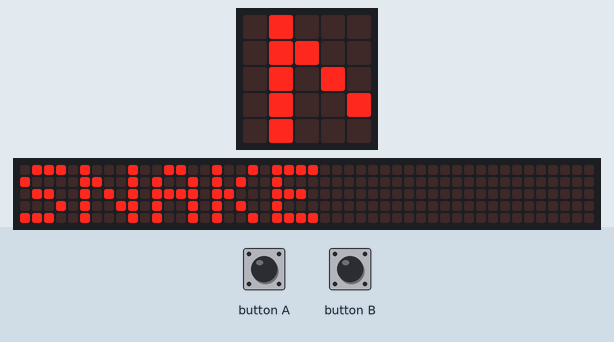
The program below on a simulated BBC micro:bit running MicroPython. Shown: the board's 5×5 LED display, a strip that is not on the board, showing the scrolling text unrolled. The test bench sets the inputs (shaded band). Random numbers come from a fixed seed; the 48×5 strip is a reading aid, not a part: it shows the text the display is scrolling, unrolled, one strip-width of it at a time.

Above: at 1.27 s.
1.3 s: button A pressed for 0.15 s
2.0 s: button B pressed for 0.15 s
2.7 s: button A pressed for 1 s
4.3 s: button B pressed for 1 s
At 5.3 s:
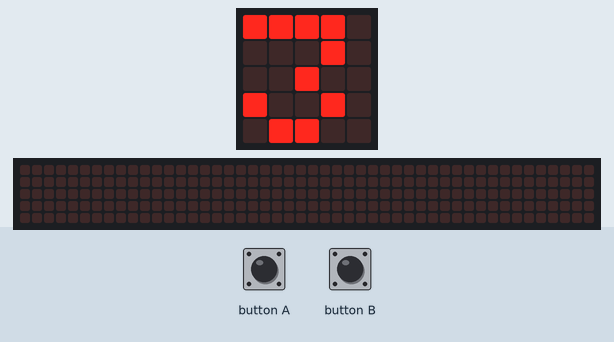
At 8.0 s:
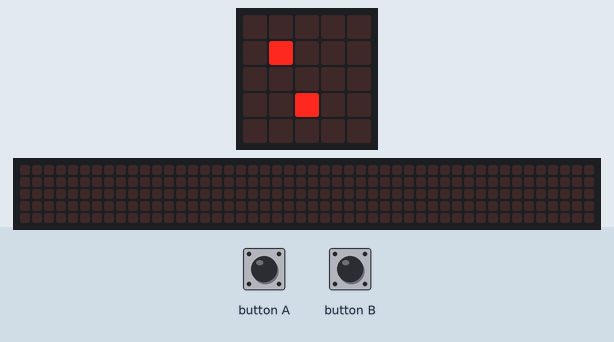
9.0 s: button A pressed for 0.15 s
At 9.8 s:
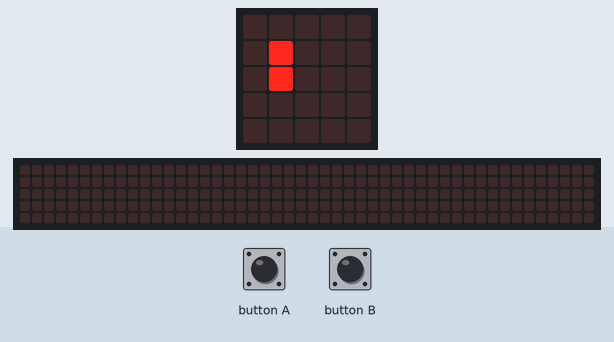
14.0 s: button B pressed for 0.15 s
At 15.3 s:
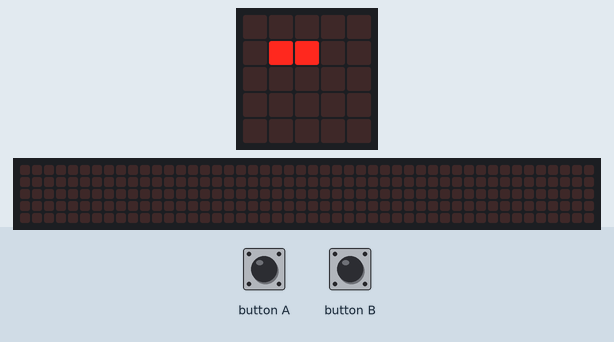
Timing chart, 0 to 17.0 s (numbered marks = the images above; inputs shaded):
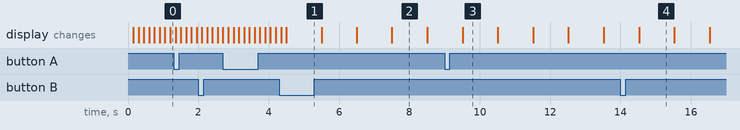

The program:

snake.py
```python
from microbit import *
import random as r

INTRO = "SNAKE"
SCORE = "SCORE:"
COUNTDOWN = ["3", "2", "1"]
START_POS = (2, 4)
START_DELAY = 1000
MIN_DELAY = 500

def countdown():
    for i in COUNTDOWN:
        display.show(i)
        sleep(1000)

def gameloop():
    score = 1
    snake = [START_POS]
    direction = 0
    delay = START_DELAY
    running = True
    food = (1, 1)

    while running:
        # Input
        direction = (direction + 4 - button_a.get_presses()) % 4
        direction = (direction + button_b.get_presses()) % 4

        # Update
        x, y = snake[0]

        if (direction == 0):
            if (y != 0):
                snake.insert(0, (x, y - 1))
            else:
                snake.insert(0, (x, 4))
        elif (direction == 1):
            if (x != 4):
                snake.insert(0, (x + 1, y))
            else:
                snake.insert(0, (0, y))
        elif (direction == 2):
            if (y != 4):
                snake.insert(0, (x, y + 1))
            else:
                snake.insert(0, (x, 0))
        elif (direction == 3):
            if (x != 0):
                snake.insert(0, (x - 1, y))
            else:
                snake.insert(0, (4, y))

        # Feeding Check
        if (food == (x, y)):
            score += 1
            food = (r.randrange(5), r.randrange(5))

            if (delay >= MIN_DELAY):
                delay = delay - 50
        else:
            snake.pop()

        # Collision Check
        for point in snake[1:]:
            if (point == snake[0]):
                running = False

        # Display
        display.clear()
        for point in snake:
            display.set_pixel(point[0], point[1], 9)

        display.set_pixel(food[0], food[1], 9)

        # Tick
        sleep(delay)

    return score

display.scroll(INTRO)

countdown()

final_score = gameloop()

display.scroll(SCORE)

display.show(str(final_score))
```

Measured:
- what the display in image 2 shows lasts 1.0 s, from 7.5 s to 8.5 s
